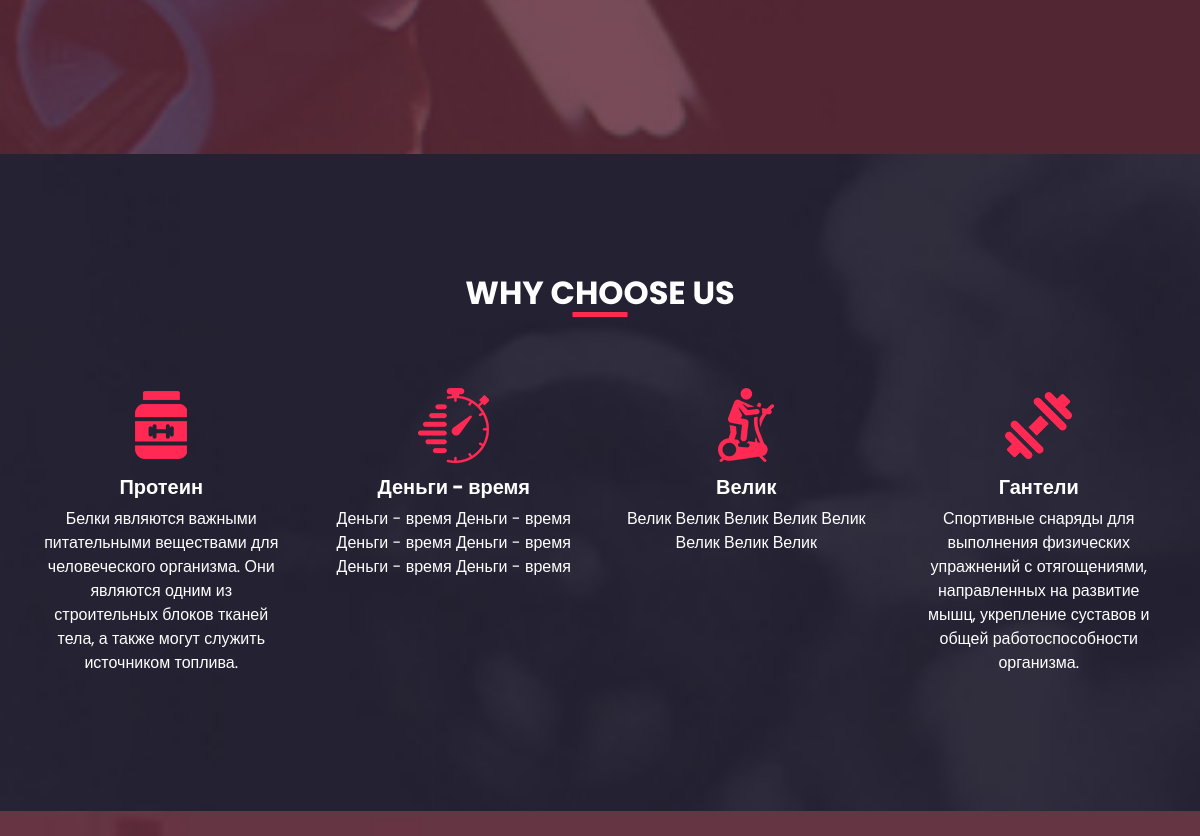
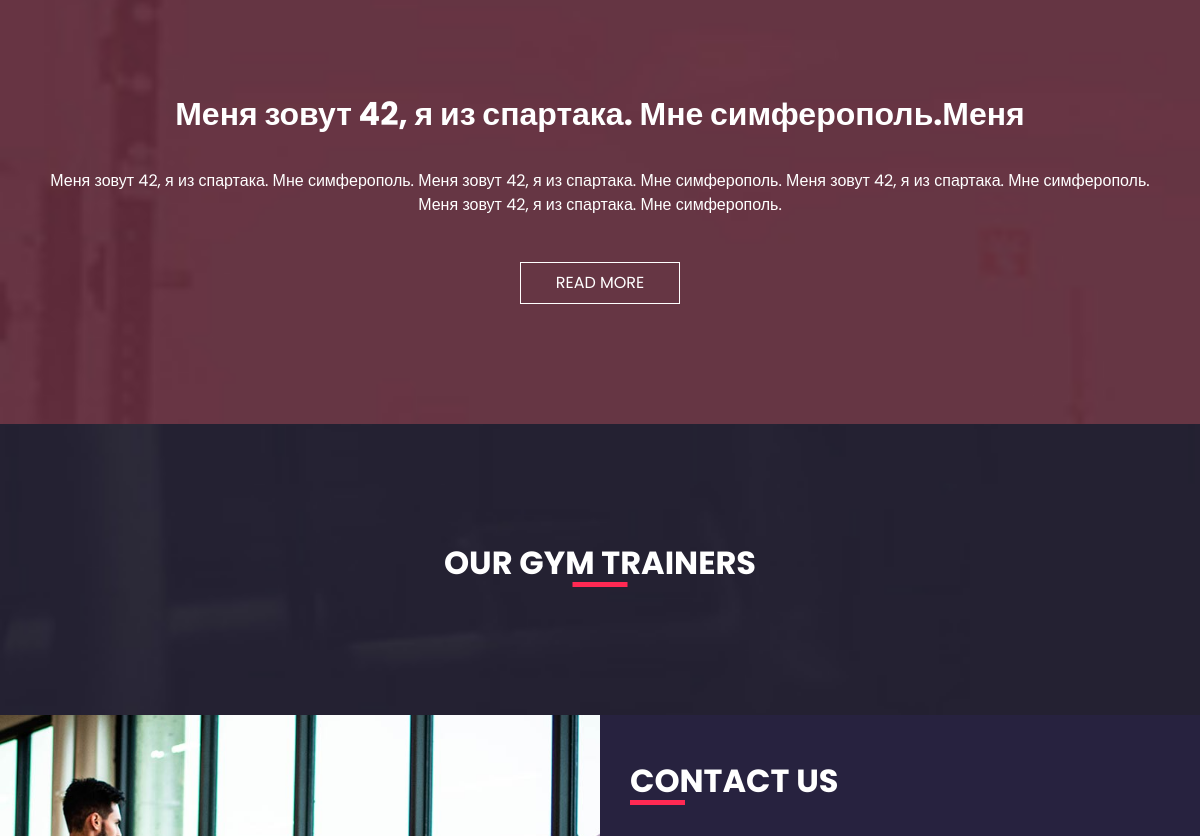
The app's page / (middle part), older data (2 pictures, top to bottom).
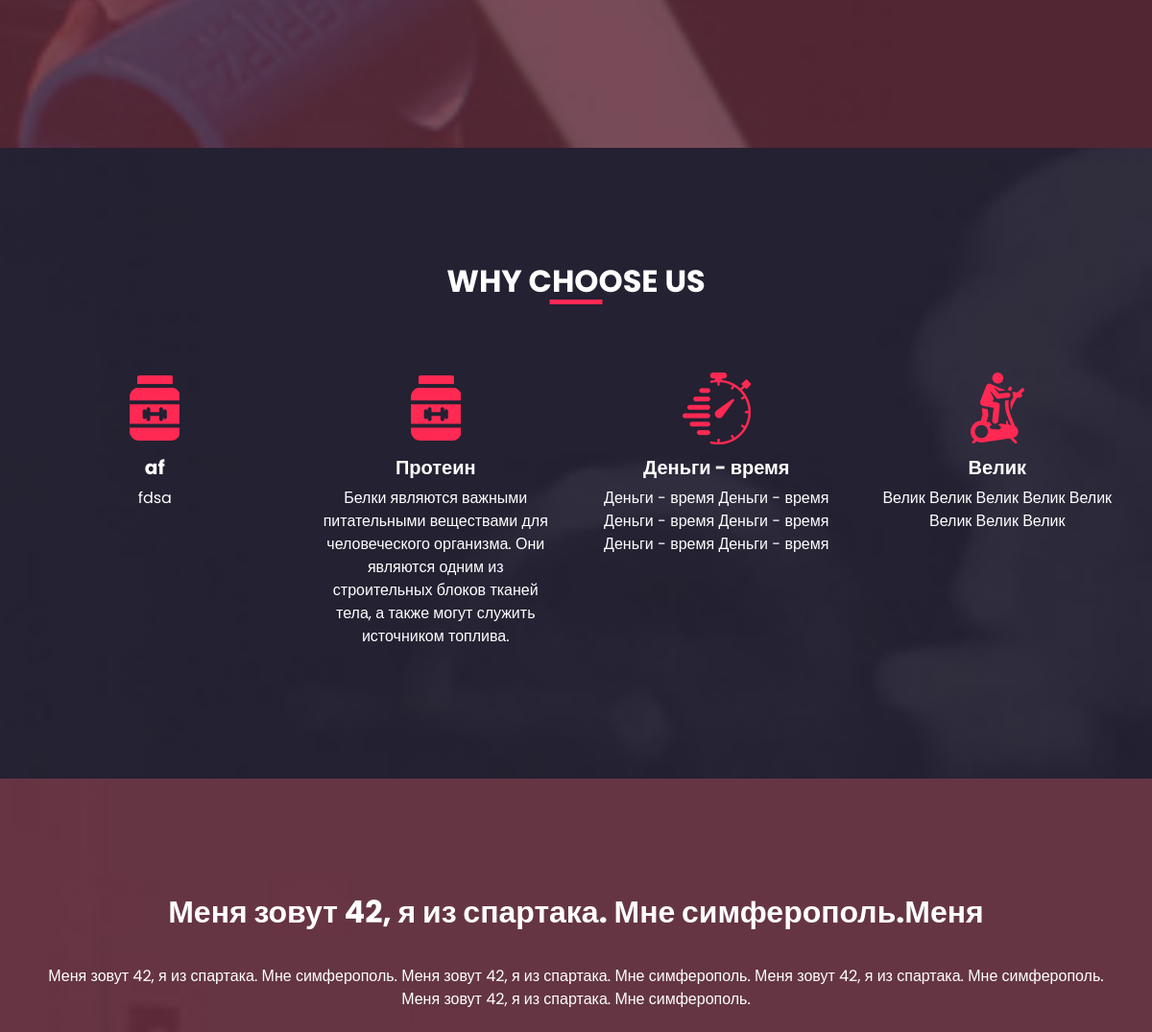
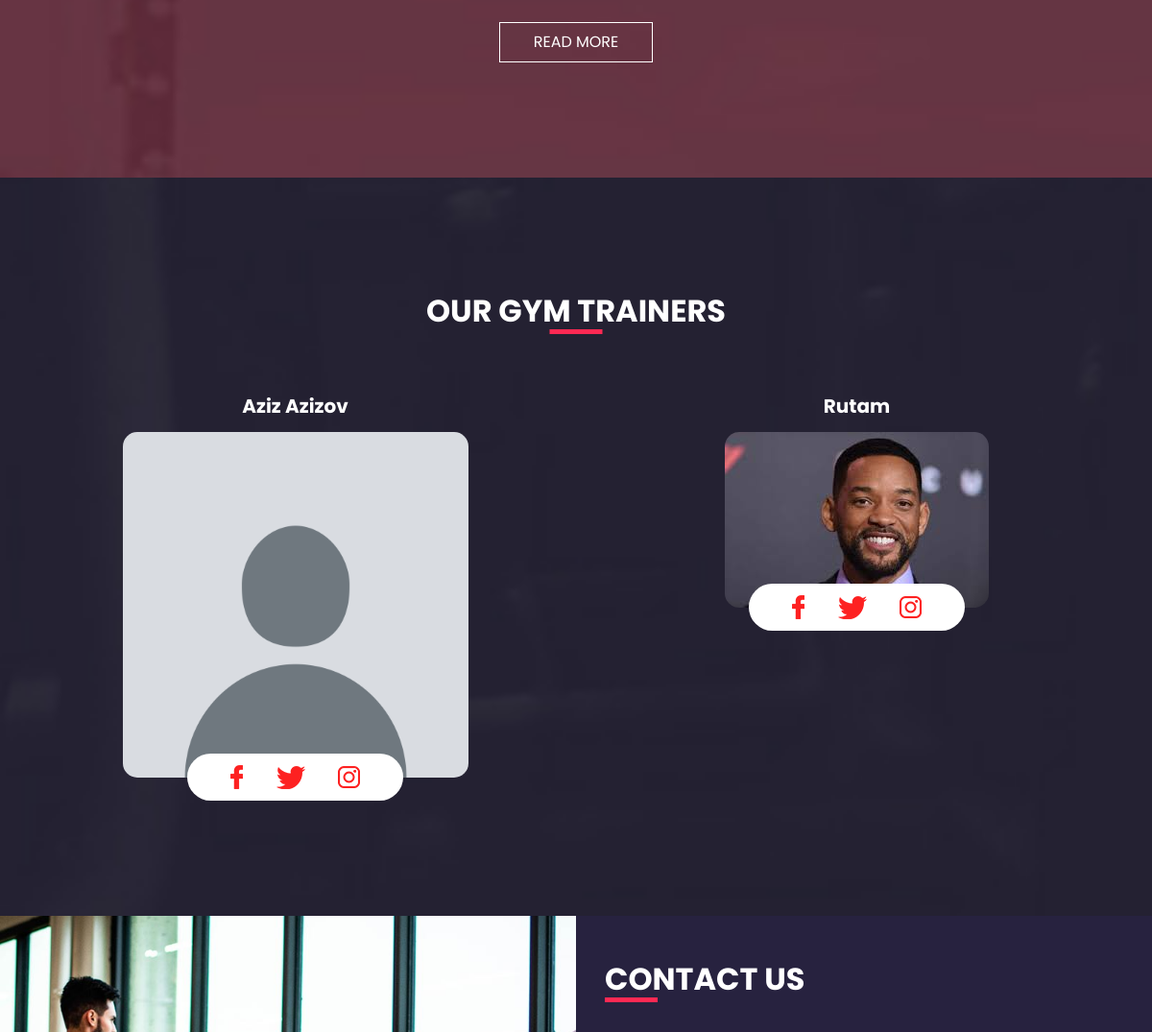
The same page, newer data (2 pictures, top to bottom).
### main/models.py (models this page shows, shortened)
class Why(models.Model):
    icon_select = (
        ('gantel','Гантель'),
        ('banka', 'Банка'),
        ('bike','Велик'),
        ('timer','Таймер')
    )
    title = models.CharField(max_length = 50)
    disc = models.TextField()
    icon = models.CharField(choices=icon_select, max_length = 50)
    class Meta():
        verbose_name = "Why"
        verbose_name_plural = "Why"

class Trainer(models.Model):
    full_name = models.CharField(max_length=50)
    img = models.ImageField(upload_to='images/trainer', default = '/static/images/default-avatar-icon.jpg', blank = True, null = True)
    facebook = models.URLField(blank = True, null = True)
    twitter = models.URLField(blank = True, null = True)
    instagram = models.URLField(blank = True, null = True)

### main/views.py (the view, shortened to what this page needs)
# urls.py: path('', Main_view, name = 'main'),
def Main_view(request):
    context = {
        'home_data' : Home.objects.all(),
        'why_data' : Why.objects.all().order_by('-id')[:4],
        'trainer': Trainer.objects.all(),
        'home_content_data' : HomeContent.objects.last(),
        'footer_data' : Footer.objects.last(),
        'active_page' : 'main',
    }
    return render(request, 'index.html', context)

### templates/index.html (shortened to what this page needs)
<!DOCTYPE html>
<html>
{% include "head.html" %}
<body>
  <div class="hero_area">
    <section class=" slider_section position-relative">
    </section>
  </div>
  <section class="us_section layout_padding">
    <div class="container">
      <div class="heading_container">
        <h2>
          Why Choose Us
        </h2>
      </div>
      <div class="us_container ">
        <div class="row">
          {% for why_item in why_data %}
            <div class="col-lg-3 col-md-6">
              <div class="box">
                <div class="img-box">
                  <img src="
                    {% if why_item.icon == 'gantel' %}
                      /static/images/u-1.png
                    {% elif why_item.icon == 'banka' %}
                      /static/images/u-4.png
                    {% elif why_item.icon == 'bike' %}
                      /static/images/u-2.png
                    {% elif why_item.icon == 'timer' %}
                      /static/images/u-3.png
                    {% endif %}
                  ">
                </div>
                <div class="detail-box">
                  <h5>
                    {{ why_item.title }}
                  </h5>
                  <p>
                    {{ why_item.disc }}
                  </p>
                </div>
              </div>
            </div>
          {% endfor %}
        </div>
      </div>
    </div>
  </section>
  <section class="heathy_section layout_padding">
    <div class="container">
      <div class="row">
        {% if home_content_data %}
          <div class="col-md-12 mx-auto">
            <div class="detail-box">
              <h2>
                {{ home_content_data.title }}
              </h2>
              <p>
                {{ home_content_data.disc }}
              </p>
              <div class="btn-box">
                <a href="">
                  READ MORE
                </a>
              </div>
            </div>
          </div>
        {% endif %}
      </div>
    </div>
  </section>
  <section class="trainer_section layout_padding">
    <div class="container">
      <div class="heading_container">
        <h2>
          Our Gym Trainers
        </h2>
      </div>
      <div class="row">
        {% for k in trainer %}
        <div class="col-lg-4 col-md-6 mx-auto">
          <div class="box">
            <div class="name">
              <h5>
                {{k.full_name}}
              </h5>
            </div>
            <div class="img-box">
              <img src="{{ k.img.url }}" alt="">
            </div>
            <div class="social_box">
              <a href="{{k.facebook}}">
                <img src="/static/images/facebook-logo.png" alt="">
              </a>
              <a href="{{k.twitter}}">
                <img src="/static/images/twitter.png" alt="">
              </a>
              <a href="{{k.instagram}}">
                <img src="/static/images/instagram-logo.png" alt="">
              </a>
            </div>
          </div>
        </div>
        {% endfor %}
      </div>
    </div>
  </section>
  <section class="contact_section ">
    <div class="container-fluid">
      <div class="row">
        <div class="col-md-6 px-0">
          <div class="img-box">
            <img src="/static/images/contact-img.jpg" alt="">
          </div>
        </div>
        <div class="col-lg-5 col-md-6">
          <div class="form_container pr-0 pr-lg-5 mr-0 mr-lg-2">
            <div class="heading_container">
              <h2>
                Contact Us
              </h2>
            </div>
            <form method='post'>
              <div>
              </div>
            </form>
          </div>
        </div>
      </div>
    </div>
  </section>
</body>
</html>

Row changes from the older to the newer data that the page shows:
no longer on this page (row unchanged): Why: title "Гантели", disc "Спортивные снаряды для выполнения физических упражнений с отягощениями, направленных на развитие мышц, укрепление суставов и общей работоспособности организма."
added Why: title "af", disc "fdsa"
added Trainer: full_name "Aziz Azizov", img (placeholder picture)
added Trainer: full_name "Rutam", img (picture)
